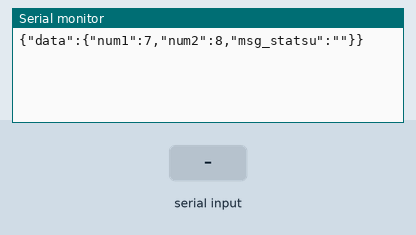
The sketch below on a simulated Arduino Uno, built with avr-gcc and run on an emulated ATmega328P. Parts: the last lines printed to the serial monitor. Inputs (shaded band) come from the test bench. Random numbers use the default seed unless the sketch sets one.

Above: at 1.2 s.
1.3 s: "1" received over Serial
At 2.7 s:
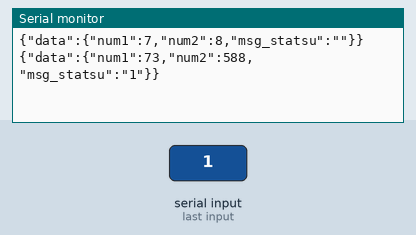
2.8 s: "0" received over Serial
4.3 s: "2" received over Serial
At 7.3 s:
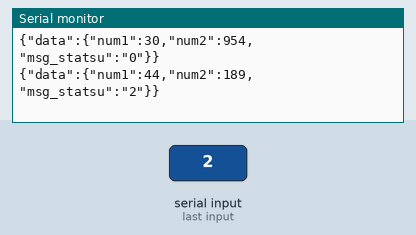
Timing chart, 0 to 8.8 s (numbered marks = the images above; inputs shaded):
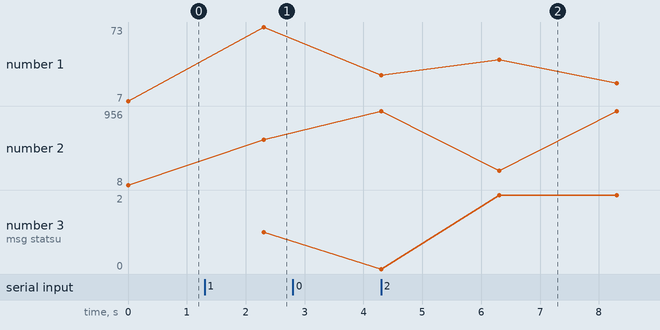

Measured:
- after the input at 1.3 s, the serial monitor: prints a new line after 1.0 s (image 1)
- after the input at 4.3 s, the serial monitor: prints a new line after 2.0 s (image 2)

The sketch:

trianner.ino
```cpp
#include <Arduino_JSON.h>
unsigned long get_milis = 0;
const long delay_time = 2000;
String get_stingjson;
void setup()
{
  Serial.begin(115200);
  while (!Serial)
    ;
  objectDemo();
}

void loop()
{
  unsigned long cout_milis = millis();
  if (cout_milis - get_milis >= delay_time)
  {
    get_milis = cout_milis;
    objectDemo();
  }
  if (Serial.available() > 0)
  {
   get_stingjson = Serial.readString(); // read the incoming byte:
  }
}
void objectDemo()
{
  JSONVar odd;
  int num1 = 5;
  int num2 = 10;
  odd["data"]["num1"] = num1 = random(0, 100);
  odd["data"]["num2"] = num2 = random(1, 1000);
  odd["data"]["msg_statsu"] = get_stingjson;

  Serial.println(odd);
}
```
